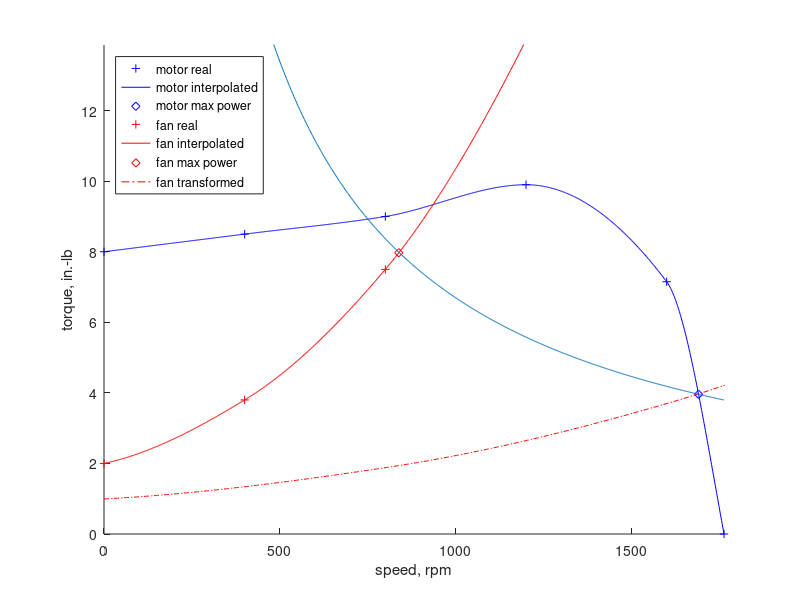
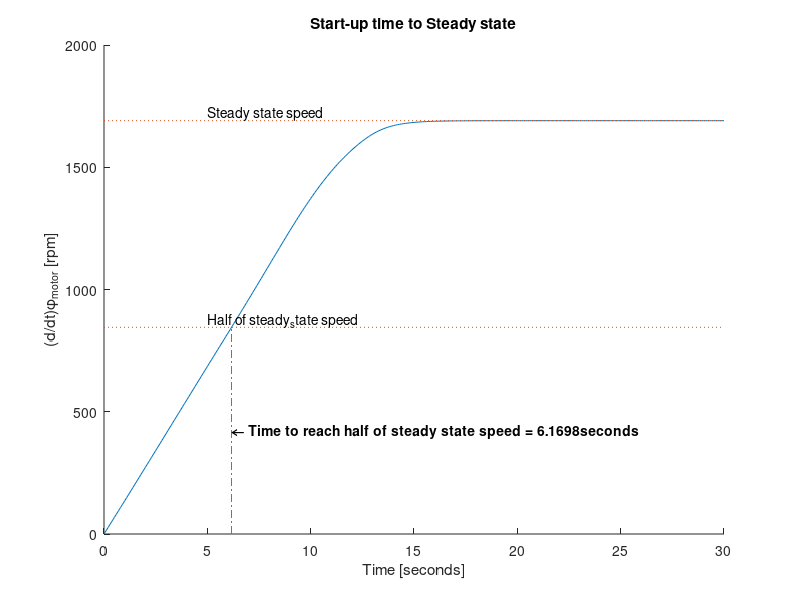

Here is the MATLAB script that generated these plots, in order:
clc
clear all
close all

motor=[0, 400, 800, 1200, 1600, 1763;
       8, 8.5, 9.0, 9.90, 7.15,    0];

fan=[0, 400, 800, 1200;
     2, 3.8, 7.5,   14];


stepcount = 1000;
speeds = linspace(motor(1), motor(1, end), stepcount);
motorSpline = interp1(motor(1,:), motor(2,:), speeds, 'pchip');
fanSpline = interp1(fan(1,:), fan(2,:), speeds, 'pchip');

[maxPower,maxPower_motorIndex] = max(speeds.*motorSpline.*(motorSpline <= 4));
[~,maxPower_fanIndex] = min(abs(speeds.*fanSpline-maxPower));
maxPower_motorTorque = motorSpline(maxPower_motorIndex);
maxPower_motorSpeed = speeds(maxPower_motorIndex);
maxPower_fanTorque = fanSpline(maxPower_fanIndex);
maxPower_fanSpeed = speeds(maxPower_fanIndex);
beltRatio = maxPower_motorTorque/maxPower_fanTorque;

fprintf('a)\n')
fprintf('  S --> T --> L\n')

fprintf('b)\n')
fprintf('  max power = %f\n', maxPower)
fprintf('  motor speed at max power = %f\n', maxPower_motorSpeed)

fprintf('c)\n')
fprintf('  T = %f\n', beltRatio)
fprintf('  fan speed at max power = %f\n', maxPower_fanSpeed)
fprintf('  fan torque at max power = %f\n', maxPower_fanTorque)

figure(1)
ylabel('torque, in.-lb')
xlabel('speed, rpm')
axis([speeds(1) speeds(1, end), min(motorSpline) max(motorSpline)*1.4])
hold on

plot(motor(1,:), motor(2,:), 'b+')
plot(speeds, motorSpline, 'b-')
plot(speeds(maxPower_motorIndex), motorSpline(maxPower_motorIndex), 'bd')

plot(fan(1,:), fan(2,:), 'r+')
plot(speeds, fanSpline, 'r-')
plot(maxPower_fanSpeed, maxPower_fanTorque, 'rd')
plot(speeds/beltRatio, fanSpline*beltRatio, 'r-.')

plot(speeds, maxPower./speeds)

legend('motor real',...'linear','nearest','pchip',
    'motor interpolated','motor max power', 'fan real',...'linear','nearest','pchip',
    'fan interpolated','fan max power','fan transformed',...
    'Location', 'northwest')
hold off

%e)
tmax=30;
dt=.1;                                        
k=0;
teta_dot=0;
tvec = 0:dt:tmax;
teta_dots_rpm = zeros(1, length(tvec));
Im = 0.2;
Iv = 1.2;
T = beltRatio;
for t= tvec
    teta_rpm = teta_dot*60/(2*pi);
    motorTorque = interp1(speeds, motorSpline, teta_rpm);
    fanTorque = interp1(speeds/beltRatio, fanSpline*beltRatio, teta_rpm);
    power_dot = motorTorque - fanTorque;
    teta_ddot = power_dot/(Im + T^2*Iv);
    teta_dot = teta_dot + dt*teta_ddot; %Euler
    k=k+1;
    teta_dots_rpm(k) = teta_rpm;
end

figure(2)
clf
hold on 
title('Start-up time to Steady state')
ylabel('(d/dt)\phi_{motor} [rpm]')
xlabel('Time [seconds]')
plot(tvec, teta_dots_rpm)
line([0 max(tvec)],[maxPower_motorSpeed maxPower_motorSpeed],'LineStyle',':')
line([0 max(tvec)],[maxPower_motorSpeed/2 maxPower_motorSpeed/2],'LineStyle',':')
text(5,maxPower_motorSpeed,'Steady state speed','VerticalAlignment','bottom')
text(5,maxPower_motorSpeed/2,'Half of steady_state speed','VerticalAlignment','bottom')
time_half_rpm=interp1(teta_dots_rpm, tvec, maxPower_motorSpeed/2);
line([time_half_rpm time_half_rpm],[0 maxPower_motorSpeed/2],'LineStyle','-.')
text(time_half_rpm, maxPower_motorSpeed/4,['\leftarrow Time to reach half of steady state speed = '...
      num2str(time_half_rpm) 'seconds'],'Fontweight','bold')